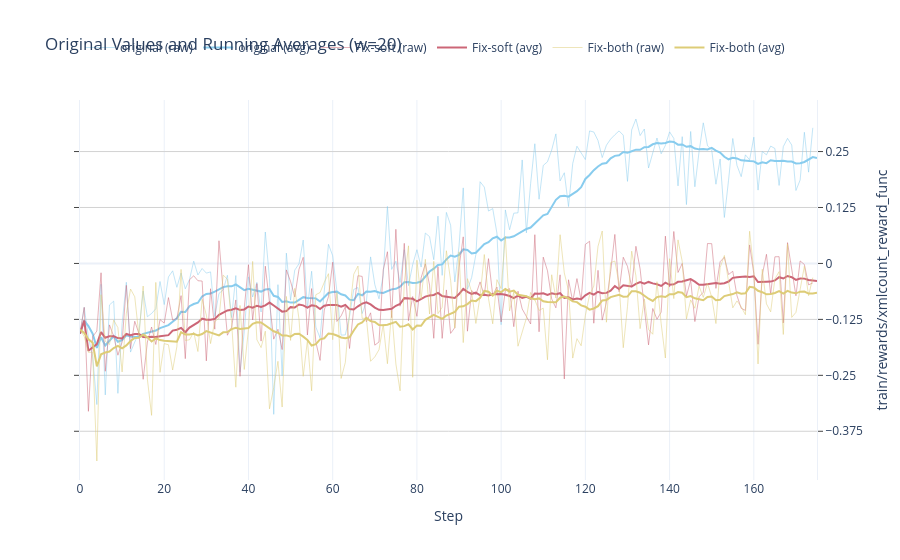

Notebook code for this chart:
### Code cell
visualize(xml_count, 'train/rewards/xmlcount_reward_func',tick=0.125)

### Figure 1 — Plotly figure (JSON) as saved in the notebook; plotly's stock layout.template omitted (floating-point values rounded to 4 significant figures; data arrays with more than 128 entries replaced by an {"elided": "..."} marker saying what was removed)
{"data": [{"line": {"color": "rgb(136, 204, 238)", "width": 1}, "mode": "lines", "name": "original (raw)", "opacity": 0.5, "type": "scatter", "y": {"elided": "176 float values"}}, {"line": {"color": "rgb(136, 204, 238)", "width": 2}, "mode": "lines", "name": "original (avg)", "opacity": 1, "type": "scatter", "y": {"elided": "176 float values"}}, {"line": {"color": "rgb(204, 102, 119)", "width": 1}, "mode": "lines", "name": "Fix-soft (raw)", "opacity": 0.5, "type": "scatter", "y": {"elided": "176 float values"}}, {"line": {"color": "rgb(204, 102, 119)", "width": 2}, "mode": "lines", "name": "Fix-soft (avg)", "opacity": 1, "type": "scatter", "y": {"elided": "176 float values"}}, {"line": {"color": "rgb(221, 204, 119)", "width": 1}, "mode": "lines", "name": "Fix-both (raw)", "opacity": 0.5, "type": "scatter", "y": {"elided": "176 float values"}}, {"line": {"color": "rgb(221, 204, 119)", "width": 2}, "mode": "lines", "name": "Fix-both (avg)", "opacity": 1, "type": "scatter", "y": {"elided": "176 float values"}}], "layout": {"legend": {"orientation": "h", "x": 0, "xanchor": "left", "y": 1.1, "yanchor": "bottom"}, "title": {"text": "Original Values and Running Averages (w=20)"}, "xaxis": {"title": {"text": "Step"}}, "yaxis": {"dtick": 0.125, "gridcolor": "lightgray", "gridwidth": 1, "mirror": "all", "showgrid": true, "showline": true, "side": "right", "tick0": 0, "ticks": "outside", "title": {"text": "train/rewards/xmlcount_reward_func"}}}}
